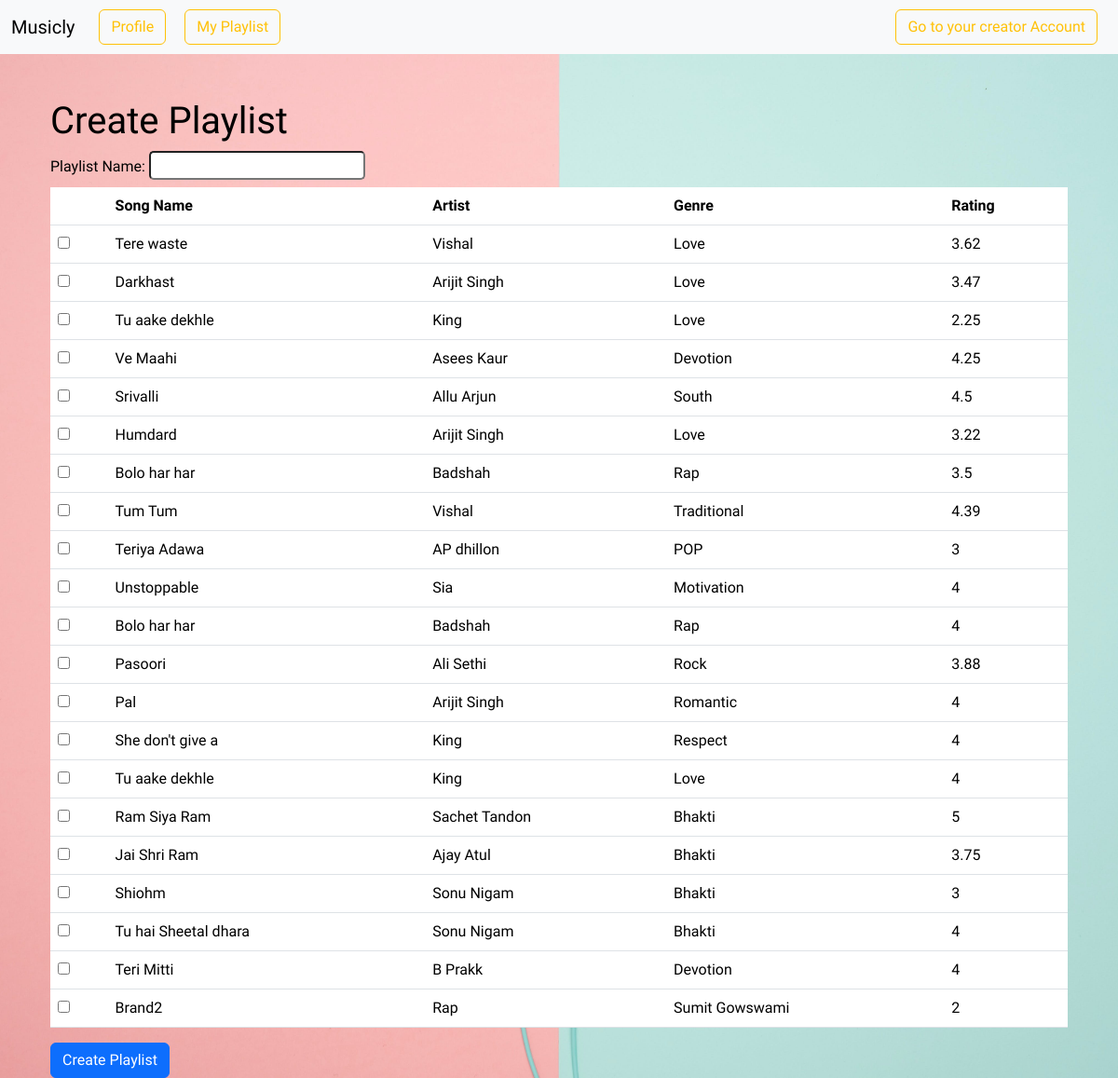
/createPlaylist (signed in), run on an earlier commit of the app's database.
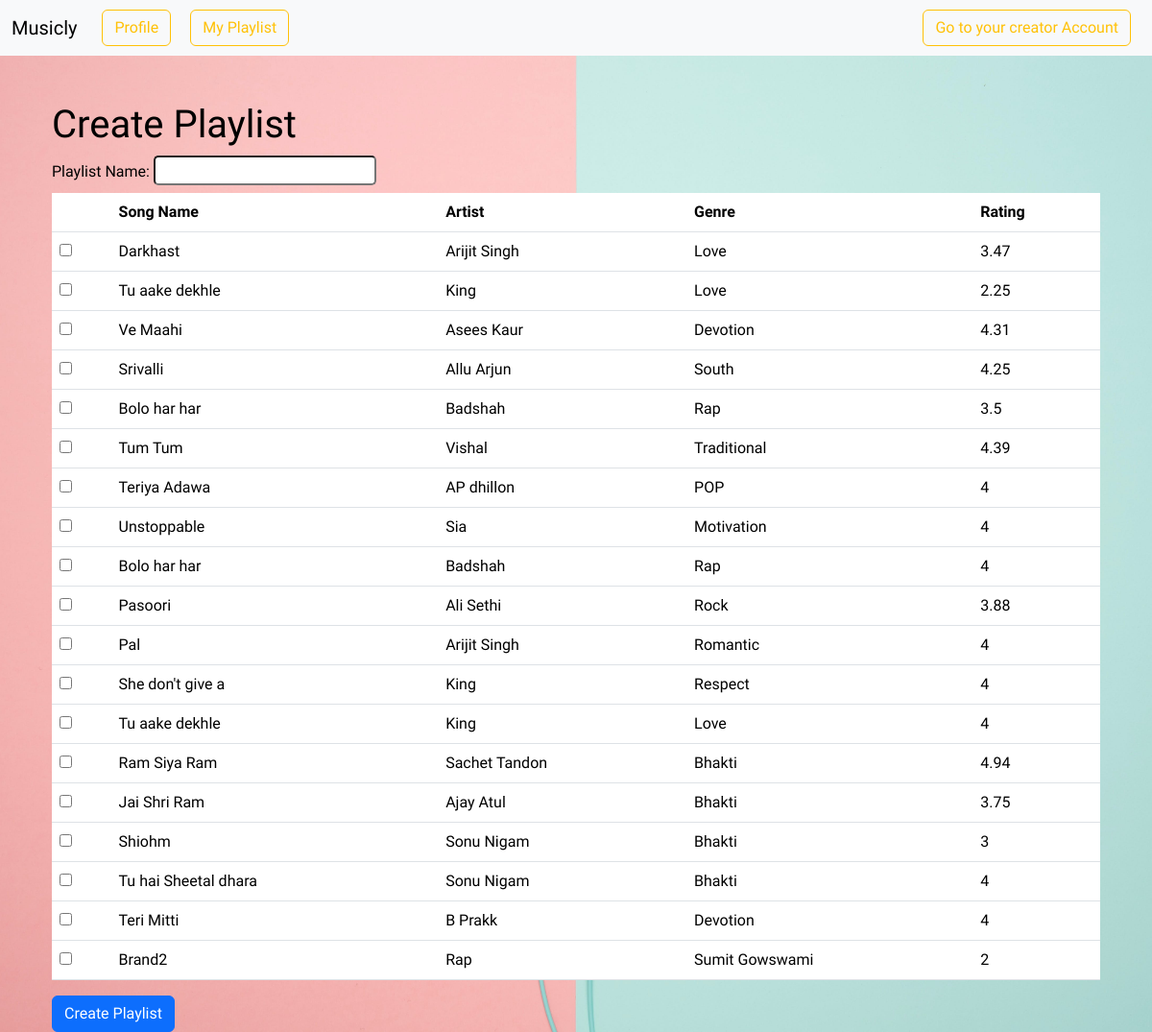
And on a later commit of the database.
### models.py (models this page shows)
class Songs(db.Model):
    __tablename__ = 'Songs'
    id = db.Column(db.Integer, primary_key = True)
    name = db.Column(db.String(120), nullable=False)
    artist = db.Column(db.String(32))
    lyrics = db.Column(db.String(1024), nullable = False)
    rating = db.Column(db.Integer, nullable = False, default=0)
    genre = db.Column(db.String(26), nullable=False)
    filename = db.Column(db.String(255), nullable=False)
    imagepath = db.Column(db.String(255), nullable=False)
    album_id = db.Column(db.Integer, db.ForeignKey('Album.id'), nullable = False)
    CreatorId = db.Column(db.Integer, db.ForeignKey('User.id'), nullable = False)

### routes.py (the view)
@app.route('/createPlaylist')
@auth_required
def createPlaylist():
    songs = Songs.query.all()
    return render_template("createPlaylist.html", songs = songs, user = User.query.get(session["user_id"]))

### routes.py (called while the page is built)
def auth_required(func):
    @wraps(func)
    def inner(*args, **kwargs):
        if "user_id" not in session:
            flash("Login required.", 'danger')
            return redirect(url_for("login"))
        return func(*args, **kwargs)
    return inner

### templates/createPlaylist.html (shortened to what this page needs)
{% extends 'layout.html' %}
{% block content %}
    <div class="container mt-5">
        <h1>Create Playlist</h1>
        <form action="/submit-playlist" method="post">
            <div class="form-group pn">
                <label for="playlistName" class="mr-2">Playlist Name:</label>
                <input type="text" id="playlistName" name="playlistName" class="sub" required>
            </div>
            <table class="table">
                <thead>
                    <tr>
                        <th></th>
                        <th>Song Name</th>
                        <th>Artist</th>
                        <th>Genre</th>
                        <th>Rating</th>
                    </tr>
                </thead>
                <tbody>
                    {% for song in songs %}
                        <tr>
                            <td><input type="checkbox" name="selectedSongs" value="{{song.id}}"></td>
                            <td>{{song.name}}</td>
                            <td>{{song.artist}}</td>
                            <td>{{song.genre}}</td>
                            <td>{{song.rating}}</td>
                        </tr>
                    {% endfor %}
                </tbody>
            </table>
            <button type="submit" class="btn btn-primary">Create Playlist</button>
        </form>
    </div>
{% endblock %}

What changed in the data, as far as the page shows it:
removed Songs: name "Tere waste", artist "Vishal", genre "Love", rating "3.62"
removed Songs: name "Humdard", artist "Arijit Singh", genre "Love", rating "3.22"
changed Songs "Ve Maahi": rating "4.25" → "4.31"
changed Songs "Srivalli": rating "4.5" → "4.25"
changed Songs "Teriya Adawa": rating "3" → "4"
changed Songs "Ram Siya Ram": rating "5" → "4.94"
